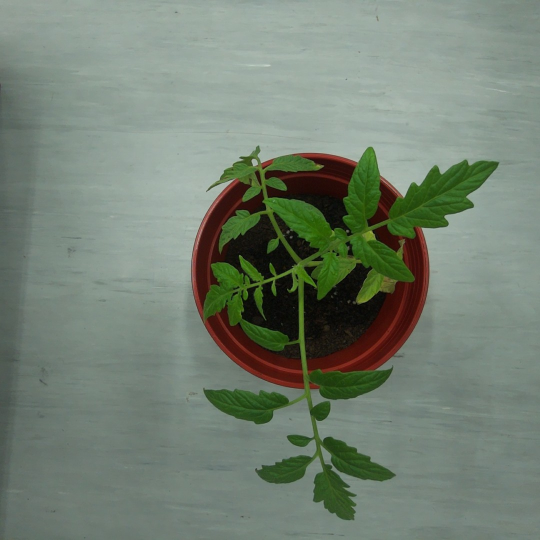
#> input picture R12631015_HW7/202311301610.jpg, 1080 x 1080 px (shown at 1/2 size)
$ python test.py
#> lines starting #> are read from the running program, lines starting #| are printed output that depends on the picture; after the words box and inside, x2 and y2 are one past the last pixel; in counts of white or black regions, pixels touching at a corner belong together
import cv2
import numpy as np
import tkinter as tk
from tkinter import filedialog
import matplotlib.pyplot as plt
import skimage
from skimage.measure import regionprops

# [133 lines left out: functions open_file_dialog, Lab, Slic, not called in this run]
def find_thres(hist):
    fi =0
    start=0
    while(True):
        if hist[fi]==0:
            fi+=1
        else:
            start=hist[fi]
            break
    max=np.max(hist)
    maxloc=np.where(hist==max)[0][0]
    m=(max-start)/(maxloc-fi)
    b=-m*fi+start
    distance=0
    thresloc=0
    for i in range(fi,maxloc):
        t=m/(m**2+1)*(hist[i]-m*i-b)
        d=np.sqrt(t**2+(t/m)**2)
        if d>distance:
            distance=d
            thresloc=i
    return thresloc
def find_seed(dist)  :
    rows,cols =dist.shape
    seed=[]
    area = np.zeros((rows,cols),dtype='uint8')
    seed_map = np.zeros((rows,cols),dtype='uint8')
    for i in range(rows):
        for j in range (cols):
            if dist[i,j]!=0:
                area[i,j]=1
    kernel = np.ones((5,5),np.uint8)
    area=cv2.morphologyEx(area,cv2.MORPH_OPEN,kernel)
    contours, hierarchy = cv2.findContours(area, cv2.RETR_TREE, cv2.CHAIN_APPROX_SIMPLE)
    for cnts in contours:
        mask2 = np.zeros((rows,cols),np.uint8)
        cv2.drawContours(mask2,[cnts],0,255,thickness=-1)
        min_val, max_val, min_loc, max_loc = cv2.minMaxLoc(dist,mask = mask2)
        x=max_loc[0]
        y=max_loc[1]
        seed.append(max_loc)
    print(len(contours))
    for s in seed:
        label_num=label[s[1],s[0]]
        seed_map[label==label_num]=255
    cv2.imshow("seed map",seed_map)
    return seed_map

if __name__ == "__main__":
    window=tk.Tk()
    file_path=filedialog.askopenfilename()
#> the answer given: ../202311301610.jpg
    image=cv2.imread(file_path)
#> image is the input picture: shape (1080, 1080, 3); mean B, G, R 114.3, 128.3, 115.5
    rows,cols=image.shape[:2]
#> rows = 1080; cols = 1080
    imagelab = cv2.cvtColor(image,cv2.COLOR_BGR2Lab)
#> imagelab: shape (1080, 1080, 3); mean of channels 0, 1, 2 132.6, 120.9, 134.2
    window.destroy()
    A=imagelab[:,:,1]
    #centerinfo,label,border=Slic(A,image)
    label = skimage.segmentation.slic(A,n_segments=3000, compactness=0.1,channel_axis=None)
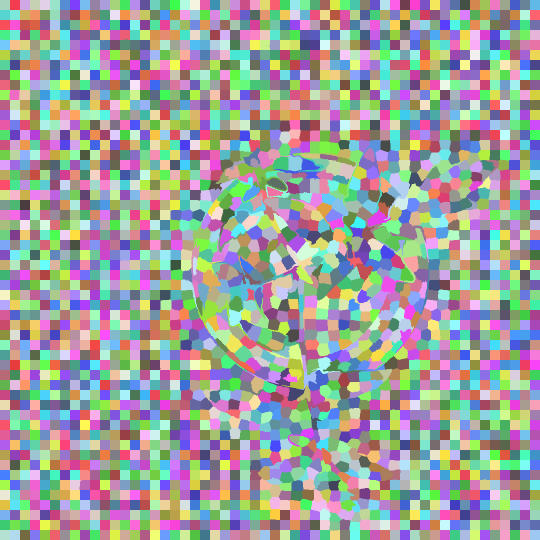
#> label: shape (1080, 1080) int64 (shown at 1/2 size); 2803 distinct labels, from 1 to 2803; one colour per label, 0 black

    print("finish")
    binary = np.zeros((rows,cols))
    hist_A=np.zeros(256)
    for i in range(rows):
        for j in range(cols):
            hist_A[A[i,j]]+=1
    thres=find_thres(hist_A)
#> thres = 118
    for i in range(rows):
        for j in range(cols):
            if A[i][j]<thres:
                binary[i][j]=255
                #image[i,j,:]=255
            else:
                binary[i][j]=0
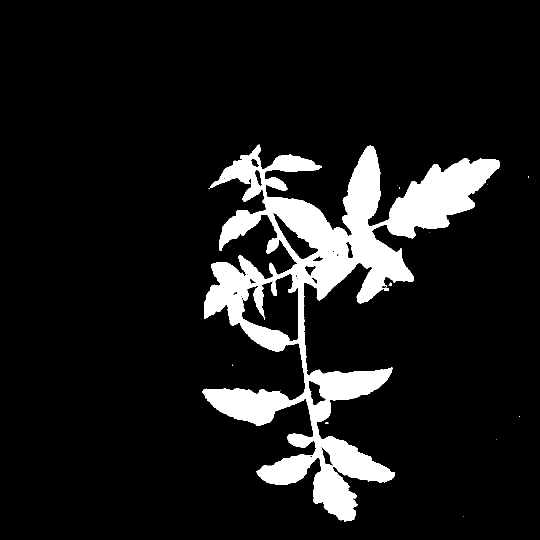
#> binary: shape (1080, 1080) float64 (shown at 1/2 size); 10.3% white; 17 white regions (14 under 20 px), largest, box (x1, y1, x2, y2) and area: (405, 289, 1000, 1044) 120382, (778, 565, 783, 572) 22, (651, 844, 657, 848) 20
    binary=binary.astype('uint8')
    kernel = np.ones((5,5),np.uint8)
    binary = cv2.morphologyEx(binary,cv2.MORPH_OPEN,kernel)
    plt.hist(A.ravel(),256,[0,200])
    #distance map
    dist=cv2.distanceTransform(binary, cv2.DIST_L2,3)
#> binary: shape (1080, 1080); 10.3% white; 2 white regions
    cv2.normalize(dist,dist, 0,1.0,cv2.NORM_MINMAX)
    cv2.namedWindow("distance map",cv2.WINDOW_NORMAL)
    cv2.imshow("distance map",dist)
    dist[dist<0.45]=0
    regions = regionprops(label)
#> regions = 2803 regions; largest, box (x1, y1, x2, y2) and area: (787, 479, 844, 566) 1541, (396, 599, 501, 680) 1480, (780, 445, 853, 487) 1160, (563, 717, 608, 778) 1117, (529, 549, 585, 592) 1008
    kerneld = np.ones((13,13),np.uint8)
    seed_loc=find_seed(dist)
#> the loop in find_seed, `for s in seed:` made 10 passes
#> label_num on passes 1 to 10: 2518, 2429, 2372, 2104, 1995, 1386, 1268, 1175, 1108, 1105
#> after the loop in find_seed, `for s in seed:`: seed_map: shape (1080, 1080); 0.39% white; 10 white regions, largest, box (x1, y1, x2, y2) and area: (689, 401, 724, 427) 636, (581, 934, 610, 962) 546, (834, 403, 861, 426) 464
#> dist: shape (1080, 1080) float32; min 0, max 1, mean 0.00782
    seed_map = find_seed(dist)
#> after the loop in find_seed (call 2), `for i in range(rows):`: area: shape (1080, 1080); values 0 (black) and 1 (white), 1.4% white; 15 white regions (3 under 20 px)
#> in find_seed (call 2), `contours, hierarchy = cv2.findContours(area, cv2.RETR_TREE, cv2.CHAIN_..`: area: shape (1080, 1080); values 0 (black) and 1 (white), 1.3% white; 10 white regions, largest, box (x1, y1, x2, y2) and area: (796, 344, 956, 450) 6230, (578, 419, 659, 484) 1713, (710, 338, 741, 425) 1608
#> the loop in find_seed (call 2), `for cnts in contours:` made 10 passes
#> (max_val, min_loc, x, y) on passes 1 to 10: (0.692, (648, 963), 660, 977), (0.551, (580, 936), 584, 939), (0.609, (716, 925), 692, 916), (0.695, (447, 798), 519, 818), (0.61, (668, 764), 670, 771), (0.625, (673, 532), 660, 543), (0.642, (724, 493), 735, 502), (0.718, (580, 419), 620, 449), (1, (915, 347), 854, 409), (0.712, (738, 341), 721, 408)
#> after the loop in find_seed (call 2), `for cnts in contours:`: mask2: shape (1080, 1080); 0.14% white; 1 white region, box (x1, y1, x2, y2) and area: (710, 338, 741, 425) 1608
#| 10
#> the loop in find_seed (call 2), `for s in seed:` made 10 passes
#> (s, label_num) on passes 1 to 10: ((660, 977), 2518), ((584, 939), 2429), ((692, 916), 2372), ((519, 818), 2104), ((670, 771), 1995), ((660, 543), 1386), ((735, 502), 1268), ((620, 449), 1175), ((854, 409), 1108), ((721, 408), 1105)

    # Marker labelling
    ret, markers = cv2.connectedComponents(seed_map)
#> markers: shape (1080, 1080) int32; 11 distinct labels, from 0 to 10
#> ret = 11
    # Add one to all labels so that sure background is not 0, but 1
    markers = markers+1
#> markers: shape (1080, 1080) int32; 11 distinct labels, from 1 to 11
    # Now, mark the region of unknown with zero
    unknown=cv2.subtract(binary,seed_map)
#> unknown: shape (1080, 1080); 9.9% white; 2 white regions, box (x1, y1, x2, y2) and area: (406, 292, 1000, 1042) 115320, (768, 576, 777, 582) 52
    markers[unknown==255] = 0
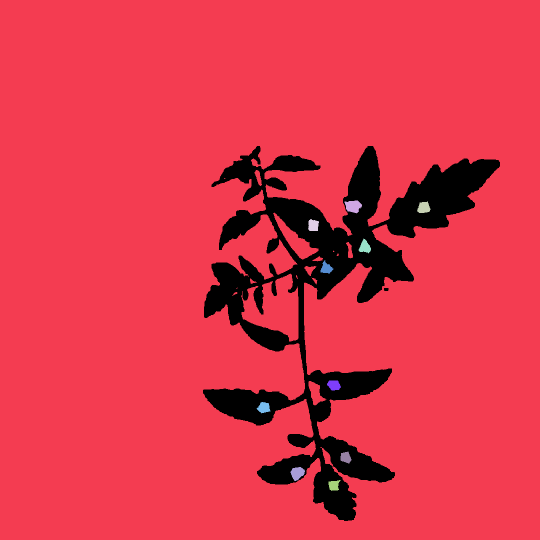
#> markers: shape (1080, 1080) int32 (shown at 1/2 size); 12 distinct labels, from 0 to 11; one colour per label, 0 black
    img=np.zeros((rows,cols,3),dtype='uint8')
    for i in range(3):
        img[:,:,i]=A
#> img: shape (1080, 1080, 3); mean of channels 0, 1, 2 120.9, 120.9, 120.9
    markers = cv2.watershed(img, markers)
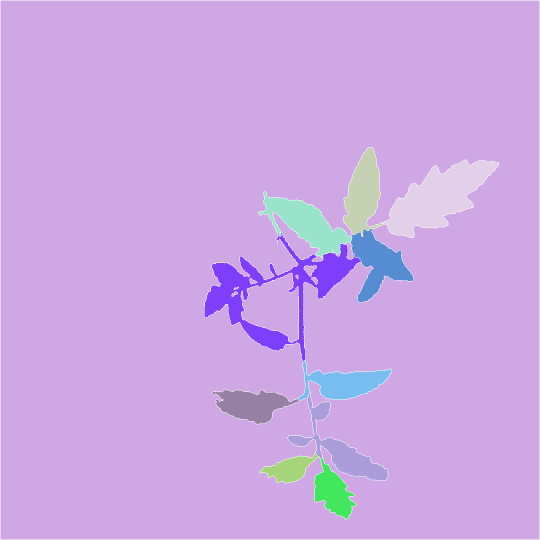
#> markers: shape (1080, 1080) int32 (shown at 1/2 size); 12 distinct labels, from -1 to 11; one colour per label, 0 black, -1 white
    fig, ax = plt.subplots(figsize=(6, 6))
    ax.imshow(markers, cmap="tab20b")
    ax.axis('off')
    plt.show()
#> figure, not shown here; tallest bar 355263 high, from x = 119.5 to 120.3
    cv2.namedWindow("SLIC",cv2.WINDOW_NORMAL)

    image[seed_map==255,:]=255
    cv2.imshow("SLIC",skimage.segmentation.mark_boundaries(image,label))
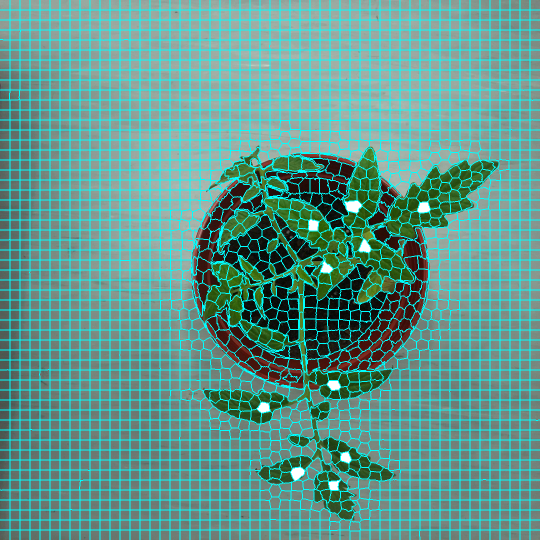
#> window 'SLIC': shape (1080, 1080, 3) float64 (shown at 1/2 size); mean B, G, R 0.556, 0.6, 0.371
    cv2.namedWindow("plant",cv2.WINDOW_NORMAL)
    cv2.namedWindow("plant_lab",cv2.WINDOW_NORMAL)
    cv2.namedWindow("binary",cv2.WINDOW_NORMAL)
    #cv2.namedWindow("binary_accuracy",cv2.WINDOW_NORMAL)

    cv2.imshow("plant_lab",A)
    cv2.imshow("binary",binary)
    #cv2.imshow("binary_accuracy",image)
    cv2.imshow("distance map",dist)
    #cv2.imshow("seed",markers)
    fig, ax = plt.subplots(figsize=(5, 5))
    ax.imshow(markers, cmap="tab20b")
    ax.axis('off')
    labels = np.unique(markers)
#> labels = [-1, 1, 2, 3, 4, 5, 6, 7, 8, 9, 10, 11]

    leaves = []
    for label in labels[2:]:

    # Create a binary image in which only the area of the label is in the foreground
    #and the rest of the image is in the background
        target = np.where(markers == label, 255, 0).astype(np.uint8)

    # Perform contour extraction on the created binary image
        contours, hierarchy = cv2.findContours(
            target, cv2.RETR_EXTERNAL, cv2.CHAIN_APPROX_SIMPLE
        )
        leaves.append(contours[0])
#> this loop made 10 passes
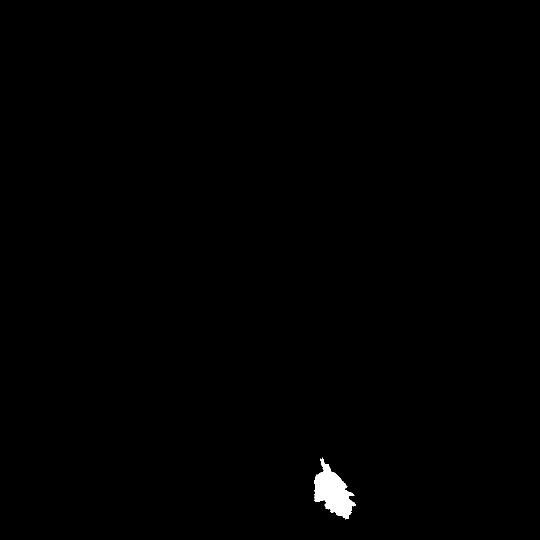
#> target: shape (1080, 1080) (shown at 1/2 size); 0.44% white; 1 white region
#> after the loop, leaves = 10 contours; largest, box (x1, y1, x2, y2) and area: (409, 466, 723, 725) 30576, (763, 320, 997, 475) 16590, (516, 384, 704, 515) 9190, (701, 458, 827, 605) 8074, (687, 295, 767, 473) 8022

    # Draw the outline
    watershed = cv2.drawContours(image, leaves, -1, color=(0, 23, 223), thickness=2)
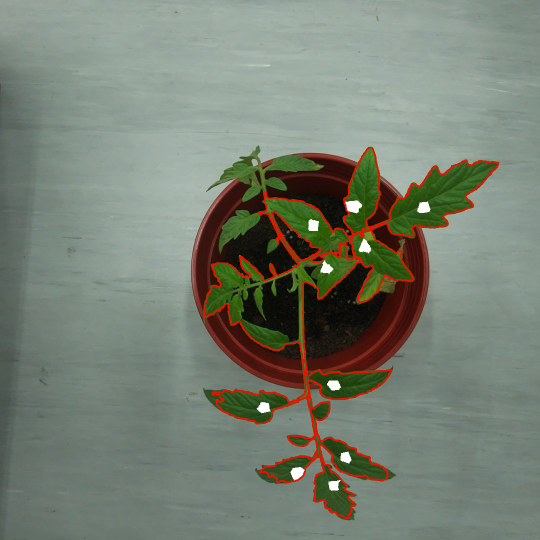
#> watershed: shape (1080, 1080, 3) (shown at 1/2 size); mean B, G, R 114.4, 127.7, 119.4
    cv2.imshow('watershed',watershed)
    plt.show()
    cv2.waitKey(0)
